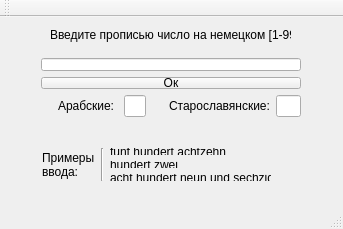
<?xml version="1.0" encoding="UTF-8"?>
<ui version="4.0">
 <class>MainWindow</class>
 <widget class="QMainWindow" name="MainWindow">
  <property name="geometry">
   <rect>
    <x>0</x>
    <y>0</y>
    <width>343</width>
    <height>229</height>
   </rect>
  </property>
  <property name="windowTitle">
   <string>MainWindow</string>
  </property>
  <widget class="QWidget" name="centralWidget">
   <widget class="QLabel" name="label_3">
    <property name="geometry">
     <rect>
      <x>50</x>
      <y>10</y>
      <width>241</width>
      <height>16</height>
     </rect>
    </property>
    <property name="text">
     <string>Введите прописью число на немецком [1-999]:</string>
    </property>
   </widget>
   <widget class="QWidget" name="layoutWidget">
    <property name="geometry">
     <rect>
      <x>30</x>
      <y>30</y>
      <width>282</width>
      <height>81</height>
     </rect>
    </property>
    <layout class="QVBoxLayout" name="verticalLayout_2">
     <item>
      <layout class="QVBoxLayout" name="verticalLayout">
       <item>
        <widget class="QLineEdit" name="input">
         <property name="sizePolicy">
          <sizepolicy hsizetype="Preferred" vsizetype="Fixed">
           <horstretch>0</horstretch>
           <verstretch>0</verstretch>
          </sizepolicy>
         </property>
         <property name="text">
          <string/>
         </property>
        </widget>
       </item>
       <item>
        <widget class="QPushButton" name="test_btn">
         <property name="sizePolicy">
          <sizepolicy hsizetype="Preferred" vsizetype="Fixed">
           <horstretch>0</horstretch>
           <verstretch>0</verstretch>
          </sizepolicy>
         </property>
         <property name="text">
          <string>Ок</string>
         </property>
        </widget>
       </item>
      </layout>
     </item>
     <item>
      <layout class="QHBoxLayout" name="horizontalLayout">
       <item>
        <spacer name="horizontalSpacer_2">
         <property name="orientation">
          <enum>Qt::Horizontal</enum>
         </property>
         <property name="sizeHint" stdset="0">
          <size>
           <width>100</width>
           <height>20</height>
          </size>
         </property>
        </spacer>
       </item>
       <item>
        <widget class="QLabel" name="label">
         <property name="text">
          <string>Арабские: </string>
         </property>
        </widget>
       </item>
       <item>
        <widget class="QLineEdit" name="lineEdit">
         <property name="sizePolicy">
          <sizepolicy hsizetype="Expanding" vsizetype="Fixed">
           <horstretch>50</horstretch>
           <verstretch>20</verstretch>
          </sizepolicy>
         </property>
        </widget>
       </item>
       <item>
        <spacer name="horizontalSpacer">
         <property name="orientation">
          <enum>Qt::Horizontal</enum>
         </property>
         <property name="sizeHint" stdset="0">
          <size>
           <width>100</width>
           <height>20</height>
          </size>
         </property>
        </spacer>
       </item>
       <item>
        <widget class="QLabel" name="label_2">
         <property name="text">
          <string>Старославянские:</string>
         </property>
        </widget>
       </item>
       <item>
        <widget class="QLineEdit" name="lineEdit_2"/>
       </item>
      </layout>
     </item>
    </layout>
   </widget>
   <widget class="QWidget" name="">
    <property name="geometry">
     <rect>
      <x>31</x>
      <y>120</y>
      <width>251</width>
      <height>55</height>
     </rect>
    </property>
    <layout class="QHBoxLayout" name="horizontalLayout_2">
     <item>
      <widget class="QLabel" name="label_4">
       <property name="text">
        <string>Примеры ввода:</string>
       </property>
       <property name="wordWrap">
        <bool>true</bool>
       </property>
      </widget>
     </item>
     <item>
      <widget class="Line" name="line">
       <property name="orientation">
        <enum>Qt::Vertical</enum>
       </property>
      </widget>
     </item>
     <item>
      <layout class="QVBoxLayout" name="verticalLayout_3">
       <item>
        <widget class="QLabel" name="label_5">
         <property name="text">
          <string>funf hundert achtzehn</string>
         </property>
         <property name="scaledContents">
          <bool>false</bool>
         </property>
         <property name="wordWrap">
          <bool>true</bool>
         </property>
        </widget>
       </item>
       <item>
        <widget class="QLabel" name="label_7">
         <property name="text">
          <string>hundert zwei</string>
         </property>
        </widget>
       </item>
       <item>
        <widget class="QLabel" name="label_6">
         <property name="text">
          <string>acht hundert neun und sechzig</string>
         </property>
        </widget>
       </item>
      </layout>
     </item>
    </layout>
   </widget>
   <zorder>layoutWidget</zorder>
   <zorder>label_3</zorder>
   <zorder>label_4</zorder>
   <zorder>label_5</zorder>
   <zorder>label_6</zorder>
   <zorder>label_7</zorder>
  </widget>
  <widget class="QMenuBar" name="menuBar">
   <property name="geometry">
    <rect>
     <x>0</x>
     <y>0</y>
     <width>343</width>
     <height>21</height>
    </rect>
   </property>
  </widget>
  <widget class="QToolBar" name="mainToolBar">
   <attribute name="toolBarArea">
    <enum>TopToolBarArea</enum>
   </attribute>
   <attribute name="toolBarBreak">
    <bool>false</bool>
   </attribute>
  </widget>
  <widget class="QStatusBar" name="statusBar"/>
 </widget>
 <layoutdefault spacing="6" margin="11"/>
 <resources/>
 <connections/>
</ui>
